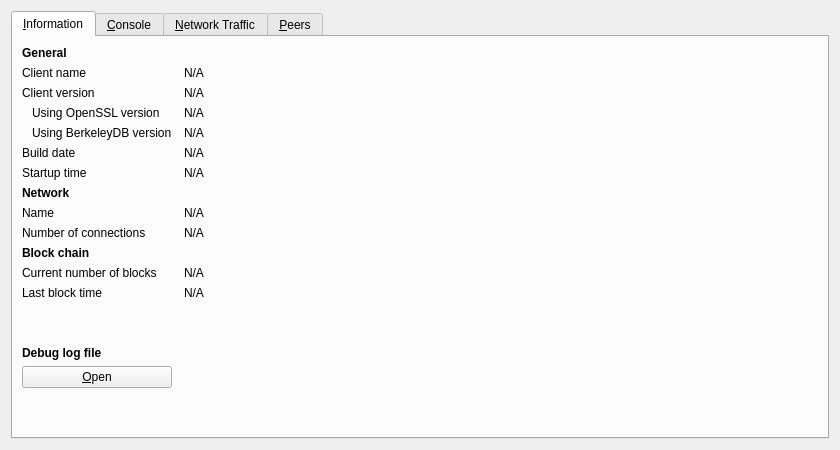
<?xml version="1.0" encoding="UTF-8"?>
<ui version="4.0">
 <class>RPCConsole</class>
 <widget class="QDialog" name="RPCConsole">
  <property name="geometry">
   <rect>
    <x>0</x>
    <y>0</y>
    <width>840</width>
    <height>450</height>
   </rect>
  </property>
  <property name="windowTitle">
   <string>Debug window</string>
  </property>
  <layout class="QVBoxLayout" name="verticalLayout_2">
   <item>
    <widget class="QTabWidget" name="tabWidget">
     <property name="currentIndex">
      <number>0</number>
     </property>
     <widget class="QWidget" name="tab_info">
      <attribute name="title">
       <string>&amp;Information</string>
      </attribute>
      <layout class="QGridLayout" name="gridLayout" columnstretch="0,1">
       <property name="horizontalSpacing">
        <number>12</number>
       </property>
       <item row="0" column="0">
        <widget class="QLabel" name="label_9">
         <property name="font">
          <font>
           <weight>75</weight>
           <bold>true</bold>
          </font>
         </property>
         <property name="text">
          <string>General</string>
         </property>
        </widget>
       </item>
       <item row="1" column="0">
        <widget class="QLabel" name="label_5">
         <property name="text">
          <string>Client name</string>
         </property>
        </widget>
       </item>
       <item row="1" column="1">
        <widget class="QLabel" name="clientName">
         <property name="cursor">
          <cursorShape>IBeamCursor</cursorShape>
         </property>
         <property name="text">
          <string>N/A</string>
         </property>
         <property name="textFormat">
          <enum>Qt::PlainText</enum>
         </property>
         <property name="textInteractionFlags">
          <set>Qt::LinksAccessibleByMouse|Qt::TextSelectableByKeyboard|Qt::TextSelectableByMouse</set>
         </property>
        </widget>
       </item>
       <item row="2" column="0">
        <widget class="QLabel" name="label_6">
         <property name="text">
          <string>Client version</string>
         </property>
        </widget>
       </item>
       <item row="2" column="1">
        <widget class="QLabel" name="clientVersion">
         <property name="cursor">
          <cursorShape>IBeamCursor</cursorShape>
         </property>
         <property name="text">
          <string>N/A</string>
         </property>
         <property name="textFormat">
          <enum>Qt::PlainText</enum>
         </property>
         <property name="textInteractionFlags">
          <set>Qt::LinksAccessibleByMouse|Qt::TextSelectableByKeyboard|Qt::TextSelectableByMouse</set>
         </property>
        </widget>
       </item>
       <item row="3" column="0">
        <widget class="QLabel" name="label_14">
         <property name="text">
          <string>Using OpenSSL version</string>
         </property>
         <property name="indent">
          <number>10</number>
         </property>
        </widget>
       </item>
       <item row="3" column="1">
        <widget class="QLabel" name="openSSLVersion">
         <property name="cursor">
          <cursorShape>IBeamCursor</cursorShape>
         </property>
         <property name="text">
          <string>N/A</string>
         </property>
         <property name="textFormat">
          <enum>Qt::PlainText</enum>
         </property>
         <property name="textInteractionFlags">
          <set>Qt::LinksAccessibleByMouse|Qt::TextSelectableByKeyboard|Qt::TextSelectableByMouse</set>
         </property>
        </widget>
       </item>
       <item row="4" column="0">
        <widget class="QLabel" name="label_berkeleyDBVersion">
         <property name="text">
          <string>Using BerkeleyDB version</string>
         </property>
         <property name="indent">
          <number>10</number>
         </property>
        </widget>
       </item>
       <item row="4" column="1">
        <widget class="QLabel" name="berkeleyDBVersion">
         <property name="cursor">
          <cursorShape>IBeamCursor</cursorShape>
         </property>
         <property name="text">
          <string>N/A</string>
         </property>
         <property name="textFormat">
          <enum>Qt::PlainText</enum>
         </property>
         <property name="textInteractionFlags">
          <set>Qt::LinksAccessibleByMouse|Qt::TextSelectableByKeyboard|Qt::TextSelectableByMouse</set>
         </property>
        </widget>
       </item>
       <item row="5" column="0">
        <widget class="QLabel" name="label_12">
         <property name="text">
          <string>Build date</string>
         </property>
        </widget>
       </item>
       <item row="5" column="1">
        <widget class="QLabel" name="buildDate">
         <property name="cursor">
          <cursorShape>IBeamCursor</cursorShape>
         </property>
         <property name="text">
          <string>N/A</string>
         </property>
         <property name="textFormat">
          <enum>Qt::PlainText</enum>
         </property>
         <property name="textInteractionFlags">
          <set>Qt::LinksAccessibleByMouse|Qt::TextSelectableByKeyboard|Qt::TextSelectableByMouse</set>
         </property>
        </widget>
       </item>
       <item row="6" column="0">
        <widget class="QLabel" name="label_13">
         <property name="text">
          <string>Startup time</string>
         </property>
        </widget>
       </item>
       <item row="6" column="1">
        <widget class="QLabel" name="startupTime">
         <property name="cursor">
          <cursorShape>IBeamCursor</cursorShape>
         </property>
         <property name="text">
          <string>N/A</string>
         </property>
         <property name="textFormat">
          <enum>Qt::PlainText</enum>
         </property>
         <property name="textInteractionFlags">
          <set>Qt::LinksAccessibleByMouse|Qt::TextSelectableByKeyboard|Qt::TextSelectableByMouse</set>
         </property>
        </widget>
       </item>
       <item row="7" column="0">
        <widget class="QLabel" name="label_11">
         <property name="font">
          <font>
           <weight>75</weight>
           <bold>true</bold>
          </font>
         </property>
         <property name="text">
          <string>Network</string>
         </property>
        </widget>
       </item>
       <item row="8" column="0">
        <widget class="QLabel" name="label_8">
         <property name="text">
          <string>Name</string>
         </property>
        </widget>
       </item>
       <item row="8" column="1">
        <widget class="QLabel" name="networkName">
         <property name="cursor">
          <cursorShape>IBeamCursor</cursorShape>
         </property>
         <property name="text">
          <string>N/A</string>
         </property>
         <property name="textFormat">
          <enum>Qt::PlainText</enum>
         </property>
         <property name="textInteractionFlags">
          <set>Qt::LinksAccessibleByMouse|Qt::TextSelectableByKeyboard|Qt::TextSelectableByMouse</set>
         </property>
        </widget>
       </item>
       <item row="9" column="0">
        <widget class="QLabel" name="label_7">
         <property name="text">
          <string>Number of connections</string>
         </property>
        </widget>
       </item>
       <item row="9" column="1">
        <widget class="QLabel" name="numberOfConnections">
         <property name="cursor">
          <cursorShape>IBeamCursor</cursorShape>
         </property>
         <property name="text">
          <string>N/A</string>
         </property>
         <property name="textFormat">
          <enum>Qt::PlainText</enum>
         </property>
         <property name="textInteractionFlags">
          <set>Qt::LinksAccessibleByMouse|Qt::TextSelectableByKeyboard|Qt::TextSelectableByMouse</set>
         </property>
        </widget>
       </item>
       <item row="10" column="0">
        <widget class="QLabel" name="label_10">
         <property name="font">
          <font>
           <weight>75</weight>
           <bold>true</bold>
          </font>
         </property>
         <property name="text">
          <string>Block chain</string>
         </property>
        </widget>
       </item>
       <item row="11" column="0">
        <widget class="QLabel" name="label_3">
         <property name="text">
          <string>Current number of blocks</string>
         </property>
        </widget>
       </item>
       <item row="11" column="1">
        <widget class="QLabel" name="numberOfBlocks">
         <property name="cursor">
          <cursorShape>IBeamCursor</cursorShape>
         </property>
         <property name="text">
          <string>N/A</string>
         </property>
         <property name="textFormat">
          <enum>Qt::PlainText</enum>
         </property>
         <property name="textInteractionFlags">
          <set>Qt::LinksAccessibleByMouse|Qt::TextSelectableByKeyboard|Qt::TextSelectableByMouse</set>
         </property>
        </widget>
       </item>
       <item row="12" column="0">
        <widget class="QLabel" name="label_2">
         <property name="text">
          <string>Last block time</string>
         </property>
        </widget>
       </item>
       <item row="12" column="1">
        <widget class="QLabel" name="lastBlockTime">
         <property name="cursor">
          <cursorShape>IBeamCursor</cursorShape>
         </property>
         <property name="text">
          <string>N/A</string>
         </property>
         <property name="textFormat">
          <enum>Qt::PlainText</enum>
         </property>
         <property name="textInteractionFlags">
          <set>Qt::LinksAccessibleByMouse|Qt::TextSelectableByKeyboard|Qt::TextSelectableByMouse</set>
         </property>
        </widget>
       </item>
       <item row="13" column="0">
        <spacer name="verticalSpacer_2">
         <property name="orientation">
          <enum>Qt::Vertical</enum>
         </property>
         <property name="sizeHint" stdset="0">
          <size>
           <width>20</width>
           <height>20</height>
          </size>
         </property>
        </spacer>
       </item>
       <item row="14" column="0">
        <widget class="QLabel" name="labelDebugLogfile">
         <property name="font">
          <font>
           <weight>75</weight>
           <bold>true</bold>
          </font>
         </property>
         <property name="text">
          <string>Debug log file</string>
         </property>
        </widget>
       </item>
       <item row="15" column="0">
        <widget class="QPushButton" name="openDebugLogfileButton">
         <property name="toolTip">
          <string>Open the Anoncoin debug log file from the current data directory. This can take a few seconds for large log files.</string>
         </property>
         <property name="text">
          <string>&amp;Open</string>
         </property>
         <property name="autoDefault">
          <bool>false</bool>
         </property>
        </widget>
       </item>
       <item row="16" column="0">
        <spacer name="verticalSpacer">
         <property name="orientation">
          <enum>Qt::Vertical</enum>
         </property>
         <property name="sizeHint" stdset="0">
          <size>
           <width>20</width>
           <height>40</height>
          </size>
         </property>
        </spacer>
       </item>
      </layout>
     </widget>
     <widget class="QWidget" name="tab_console">
      <attribute name="title">
       <string>&amp;Console</string>
      </attribute>
      <layout class="QVBoxLayout" name="verticalLayout_3">
       <property name="spacing">
        <number>3</number>
       </property>
       <item>
        <widget class="QTextEdit" name="messagesWidget">
         <property name="minimumSize">
          <size>
           <width>0</width>
           <height>100</height>
          </size>
         </property>
         <property name="readOnly">
          <bool>true</bool>
         </property>
         <property name="tabKeyNavigation" stdset="0">
          <bool>false</bool>
         </property>
         <property name="columnCount" stdset="0">
          <number>2</number>
         </property>
        </widget>
       </item>
       <item>
        <layout class="QHBoxLayout" name="horizontalLayout">
         <property name="spacing">
          <number>3</number>
         </property>
         <item>
          <widget class="QLabel" name="label">
           <property name="text">
            <string notr="true">&gt;</string>
           </property>
          </widget>
         </item>
         <item>
          <widget class="QLineEdit" name="lineEdit"/>
         </item>
         <item>
          <widget class="QPushButton" name="clearButton">
           <property name="maximumSize">
            <size>
             <width>24</width>
             <height>24</height>
            </size>
           </property>
           <property name="toolTip">
            <string>Clear console</string>
           </property>
           <property name="text">
            <string/>
           </property>
           <property name="icon">
            <iconset resource="../anoncoin.qrc">
             <normaloff>:/icons/remove</normaloff>:/icons/remove</iconset>
           </property>
           <property name="shortcut">
            <string notr="true">Ctrl+L</string>
           </property>
           <property name="autoDefault">
            <bool>false</bool>
           </property>
          </widget>
         </item>
        </layout>
       </item>
      </layout>
     </widget>
     <widget class="QWidget" name="tab_nettraffic">
      <attribute name="title">
       <string>&amp;Network Traffic</string>
      </attribute>
      <layout class="QHBoxLayout" name="horizontalLayout_3">
       <item>
        <layout class="QVBoxLayout" name="verticalLayout_4">
         <item>
          <widget class="TrafficGraphWidget" name="trafficGraph" native="true">
           <property name="sizePolicy">
            <sizepolicy hsizetype="Expanding" vsizetype="Expanding">
             <horstretch>0</horstretch>
             <verstretch>0</verstretch>
            </sizepolicy>
           </property>
          </widget>
         </item>
         <item>
          <layout class="QHBoxLayout" name="horizontalLayout_2">
           <item>
            <widget class="QSlider" name="sldGraphRange">
             <property name="minimum">
              <number>1</number>
             </property>
             <property name="maximum">
              <number>288</number>
             </property>
             <property name="pageStep">
              <number>12</number>
             </property>
             <property name="value">
              <number>6</number>
             </property>
             <property name="orientation">
              <enum>Qt::Horizontal</enum>
             </property>
            </widget>
           </item>
           <item>
            <widget class="QLabel" name="lblGraphRange">
             <property name="minimumSize">
              <size>
               <width>100</width>
               <height>0</height>
              </size>
             </property>
             <property name="alignment">
              <set>Qt::AlignCenter</set>
             </property>
            </widget>
           </item>
           <item>
            <widget class="QPushButton" name="btnClearTrafficGraph">
             <property name="text">
              <string>&amp;Clear</string>
             </property>
             <property name="autoDefault">
              <bool>false</bool>
             </property>
            </widget>
           </item>
          </layout>
         </item>
        </layout>
       </item>
       <item>
        <layout class="QVBoxLayout" name="verticalLayout">
         <item>
          <widget class="QGroupBox" name="groupBox">
           <property name="title">
            <string>Totals</string>
           </property>
           <layout class="QVBoxLayout" name="verticalLayout_5">
            <item>
             <layout class="QHBoxLayout" name="horizontalLayout_4">
              <item>
               <widget class="Line" name="line">
                <property name="sizePolicy">
                 <sizepolicy hsizetype="Fixed" vsizetype="Fixed">
                  <horstretch>0</horstretch>
                  <verstretch>0</verstretch>
                 </sizepolicy>
                </property>
                <property name="minimumSize">
                 <size>
                  <width>10</width>
                  <height>0</height>
                 </size>
                </property>
                <property name="palette">
                 <palette>
                  <active>
                   <colorrole role="Light">
                    <brush brushstyle="SolidPattern">
                     <color alpha="255">
                      <red>0</red>
                      <green>255</green>
                      <blue>0</blue>
                     </color>
                    </brush>
                   </colorrole>
                  </active>
                  <inactive>
                   <colorrole role="Light">
                    <brush brushstyle="SolidPattern">
                     <color alpha="255">
                      <red>0</red>
                      <green>255</green>
                      <blue>0</blue>
                     </color>
                    </brush>
                   </colorrole>
                  </inactive>
                  <disabled>
                   <colorrole role="Light">
                    <brush brushstyle="SolidPattern">
                     <color alpha="255">
                      <red>0</red>
                      <green>255</green>
                      <blue>0</blue>
                     </color>
                    </brush>
                   </colorrole>
                  </disabled>
                 </palette>
                </property>
                <property name="orientation">
                 <enum>Qt::Horizontal</enum>
                </property>
               </widget>
              </item>
              <item>
               <widget class="QLabel" name="label_16">
                <property name="text">
                 <string>Received</string>
                </property>
               </widget>
              </item>
              <item>
               <widget class="QLabel" name="lblBytesIn">
                <property name="minimumSize">
                 <size>
                  <width>50</width>
                  <height>0</height>
                 </size>
                </property>
                <property name="alignment">
                 <set>Qt::AlignRight|Qt::AlignTrailing|Qt::AlignVCenter</set>
                </property>
               </widget>
              </item>
             </layout>
            </item>
            <item>
             <layout class="QHBoxLayout" name="horizontalLayout_5">
              <item>
               <widget class="Line" name="line_2">
                <property name="sizePolicy">
                 <sizepolicy hsizetype="Fixed" vsizetype="Fixed">
                  <horstretch>0</horstretch>
                  <verstretch>0</verstretch>
                 </sizepolicy>
                </property>
                <property name="minimumSize">
                 <size>
                  <width>10</width>
                  <height>0</height>
                 </size>
                </property>
                <property name="palette">
                 <palette>
                  <active>
                   <colorrole role="Light">
                    <brush brushstyle="SolidPattern">
                     <color alpha="255">
                      <red>255</red>
                      <green>0</green>
                      <blue>0</blue>
                     </color>
                    </brush>
                   </colorrole>
                  </active>
                  <inactive>
                   <colorrole role="Light">
                    <brush brushstyle="SolidPattern">
                     <color alpha="255">
                      <red>255</red>
                      <green>0</green>
                      <blue>0</blue>
                     </color>
                    </brush>
                   </colorrole>
                  </inactive>
                  <disabled>
                   <colorrole role="Light">
                    <brush brushstyle="SolidPattern">
                     <color alpha="255">
                      <red>255</red>
                      <green>0</green>
                      <blue>0</blue>
                     </color>
                    </brush>
                   </colorrole>
                  </disabled>
                 </palette>
                </property>
                <property name="orientation">
                 <enum>Qt::Horizontal</enum>
                </property>
               </widget>
              </item>
              <item>
               <widget class="QLabel" name="label_17">
                <property name="text">
                 <string>Sent</string>
                </property>
               </widget>
              </item>
              <item>
               <widget class="QLabel" name="lblBytesOut">
                <property name="minimumSize">
                 <size>
                  <width>50</width>
                  <height>0</height>
                 </size>
                </property>
                <property name="alignment">
                 <set>Qt::AlignRight|Qt::AlignTrailing|Qt::AlignVCenter</set>
                </property>
               </widget>
              </item>
             </layout>
            </item>
            <item>
             <spacer name="verticalSpacer_4">
              <property name="orientation">
               <enum>Qt::Vertical</enum>
              </property>
              <property name="sizeHint" stdset="0">
               <size>
                <width>20</width>
                <height>407</height>
               </size>
              </property>
             </spacer>
            </item>
           </layout>
          </widget>
         </item>
        </layout>
       </item>
      </layout>
     </widget>
     <widget class="QWidget" name="tab_peers">
      <attribute name="title">
       <string>&amp;Peers</string>
      </attribute>
      <layout class="QGridLayout" name="gridLayout_2">
       <item row="0" column="0" rowspan="2">
        <widget class="QTableView" name="peerWidget">
         <property name="horizontalScrollBarPolicy">
          <enum>Qt::ScrollBarAsNeeded</enum>
         </property>
         <property name="sortingEnabled">
          <bool>true</bool>
         </property>
         <attribute name="horizontalHeaderHighlightSections">
          <bool>false</bool>
         </attribute>
        </widget>
       </item>
       <item row="0" column="1">
        <widget class="QLabel" name="peerHeading">
         <property name="sizePolicy">
          <sizepolicy hsizetype="Preferred" vsizetype="Minimum">
           <horstretch>0</horstretch>
           <verstretch>0</verstretch>
          </sizepolicy>
         </property>
         <property name="minimumSize">
          <size>
           <width>300</width>
           <height>32</height>
          </size>
         </property>
         <property name="font">
          <font>
           <pointsize>10</pointsize>
          </font>
         </property>
         <property name="cursor">
          <cursorShape>IBeamCursor</cursorShape>
         </property>
         <property name="text">
          <string>Select a peer to view detailed information.</string>
         </property>
         <property name="alignment">
          <set>Qt::AlignHCenter|Qt::AlignTop</set>
         </property>
         <property name="wordWrap">
          <bool>true</bool>
         </property>
         <property name="textInteractionFlags">
          <set>Qt::LinksAccessibleByMouse|Qt::TextSelectableByKeyboard|Qt::TextSelectableByMouse</set>
         </property>
        </widget>
       </item>
       <item row="1" column="1">
        <widget class="QWidget" name="detailWidget" native="true">
         <property name="minimumSize">
          <size>
           <width>300</width>
           <height>0</height>
          </size>
         </property>
         <layout class="QGridLayout" name="gridLayout_3">
          <item row="0" column="0">
           <widget class="QLabel" name="label_23">
            <property name="text">
             <string>Direction</string>
            </property>
           </widget>
          </item>
          <item row="0" column="2">
           <widget class="QLabel" name="peerDirection">
            <property name="cursor">
             <cursorShape>IBeamCursor</cursorShape>
            </property>
            <property name="text">
             <string>N/A</string>
            </property>
            <property name="textFormat">
             <enum>Qt::PlainText</enum>
            </property>
            <property name="textInteractionFlags">
             <set>Qt::LinksAccessibleByMouse|Qt::TextSelectableByKeyboard|Qt::TextSelectableByMouse</set>
            </property>
           </widget>
          </item>
          <item row="1" column="0">
           <widget class="QLabel" name="label_21">
            <property name="text">
             <string>Version</string>
            </property>
           </widget>
          </item>
          <item row="1" column="2">
           <widget class="QLabel" name="peerVersion">
            <property name="cursor">
             <cursorShape>IBeamCursor</cursorShape>
            </property>
            <property name="text">
             <string>N/A</string>
            </property>
            <property name="textFormat">
             <enum>Qt::PlainText</enum>
            </property>
            <property name="textInteractionFlags">
             <set>Qt::LinksAccessibleByMouse|Qt::TextSelectableByKeyboard|Qt::TextSelectableByMouse</set>
            </property>
           </widget>
          </item>
          <item row="2" column="0">
           <widget class="QLabel" name="label_28">
            <property name="text">
             <string>User Agent</string>
            </property>
           </widget>
          </item>
          <item row="2" column="2">
           <widget class="QLabel" name="peerSubversion">
            <property name="cursor">
             <cursorShape>IBeamCursor</cursorShape>
            </property>
            <property name="text">
             <string>N/A</string>
            </property>
            <property name="textFormat">
             <enum>Qt::PlainText</enum>
            </property>
            <property name="textInteractionFlags">
             <set>Qt::LinksAccessibleByMouse|Qt::TextSelectableByKeyboard|Qt::TextSelectableByMouse</set>
            </property>
           </widget>
          </item>
          <item row="3" column="0">
           <widget class="QLabel" name="label_4">
            <property name="text">
             <string>Services</string>
            </property>
           </widget>
          </item>
          <item row="3" column="2">
           <widget class="QLabel" name="peerServices">
            <property name="cursor">
             <cursorShape>IBeamCursor</cursorShape>
            </property>
            <property name="text">
             <string>N/A</string>
            </property>
            <property name="textFormat">
             <enum>Qt::PlainText</enum>
            </property>
            <property name="textInteractionFlags">
             <set>Qt::LinksAccessibleByMouse|Qt::TextSelectableByKeyboard|Qt::TextSelectableByMouse</set>
            </property>
           </widget>
          </item>
          <item row="5" column="0">
           <widget class="QLabel" name="label_29">
            <property name="text">
             <string>Starting Height</string>
            </property>
           </widget>
          </item>
          <item row="5" column="2">
           <widget class="QLabel" name="peerHeight">
            <property name="cursor">
             <cursorShape>IBeamCursor</cursorShape>
            </property>
            <property name="text">
             <string>N/A</string>
            </property>
            <property name="textFormat">
             <enum>Qt::PlainText</enum>
            </property>
            <property name="textInteractionFlags">
             <set>Qt::LinksAccessibleByMouse|Qt::TextSelectableByKeyboard|Qt::TextSelectableByMouse</set>
            </property>
           </widget>
          </item>
          <item row="6" column="0">
           <widget class="QLabel" name="label_27">
            <property name="text">
             <string>Sync Height</string>
            </property>
           </widget>
          </item>
          <item row="6" column="2">
           <widget class="QLabel" name="peerSyncHeight">
            <property name="cursor">
             <cursorShape>IBeamCursor</cursorShape>
            </property>
            <property name="text">
             <string>N/A</string>
            </property>
            <property name="textFormat">
             <enum>Qt::PlainText</enum>
            </property>
            <property name="textInteractionFlags">
             <set>Qt::LinksAccessibleByMouse|Qt::TextSelectableByKeyboard|Qt::TextSelectableByMouse</set>
            </property>
           </widget>
          </item>
          <item row="7" column="0">
           <widget class="QLabel" name="label_24">
            <property name="text">
             <string>Ban Score</string>
            </property>
           </widget>
          </item>
          <item row="7" column="2">
           <widget class="QLabel" name="peerBanScore">
            <property name="cursor">
             <cursorShape>IBeamCursor</cursorShape>
            </property>
            <property name="text">
             <string>N/A</string>
            </property>
            <property name="textFormat">
             <enum>Qt::PlainText</enum>
            </property>
            <property name="textInteractionFlags">
             <set>Qt::LinksAccessibleByMouse|Qt::TextSelectableByKeyboard|Qt::TextSelectableByMouse</set>
            </property>
           </widget>
          </item>
          <item row="8" column="0">
           <widget class="QLabel" name="label_22">
            <property name="text">
             <string>Connection Time</string>
            </property>
           </widget>
          </item>
          <item row="8" column="2">
           <widget class="QLabel" name="peerConnTime">
            <property name="cursor">
             <cursorShape>IBeamCursor</cursorShape>
            </property>
            <property name="text">
             <string>N/A</string>
            </property>
            <property name="textFormat">
             <enum>Qt::PlainText</enum>
            </property>
            <property name="textInteractionFlags">
             <set>Qt::LinksAccessibleByMouse|Qt::TextSelectableByKeyboard|Qt::TextSelectableByMouse</set>
            </property>
           </widget>
          </item>
          <item row="9" column="0">
           <widget class="QLabel" name="label_15">
            <property name="text">
             <string>Last Send</string>
            </property>
           </widget>
          </item>
          <item row="9" column="2">
           <widget class="QLabel" name="peerLastSend">
            <property name="cursor">
             <cursorShape>IBeamCursor</cursorShape>
            </property>
            <property name="text">
             <string>N/A</string>
            </property>
            <property name="textFormat">
             <enum>Qt::PlainText</enum>
            </property>
            <property name="textInteractionFlags">
             <set>Qt::LinksAccessibleByMouse|Qt::TextSelectableByKeyboard|Qt::TextSelectableByMouse</set>
            </property>
           </widget>
          </item>
          <item row="10" column="0">
           <widget class="QLabel" name="label_19">
            <property name="text">
             <string>Last Receive</string>
            </property>
           </widget>
          </item>
          <item row="10" column="2">
           <widget class="QLabel" name="peerLastRecv">
            <property name="cursor">
             <cursorShape>IBeamCursor</cursorShape>
            </property>
            <property name="text">
             <string>N/A</string>
            </property>
            <property name="textFormat">
             <enum>Qt::PlainText</enum>
            </property>
            <property name="textInteractionFlags">
             <set>Qt::LinksAccessibleByMouse|Qt::TextSelectableByKeyboard|Qt::TextSelectableByMouse</set>
            </property>
           </widget>
          </item>
          <item row="11" column="0">
           <widget class="QLabel" name="label_18">
            <property name="text">
             <string>Bytes Sent</string>
            </property>
           </widget>
          </item>
          <item row="11" column="2">
           <widget class="QLabel" name="peerBytesSent">
            <property name="cursor">
             <cursorShape>IBeamCursor</cursorShape>
            </property>
            <property name="text">
             <string>N/A</string>
            </property>
            <property name="textFormat">
             <enum>Qt::PlainText</enum>
            </property>
            <property name="textInteractionFlags">
             <set>Qt::LinksAccessibleByMouse|Qt::TextSelectableByKeyboard|Qt::TextSelectableByMouse</set>
            </property>
           </widget>
          </item>
          <item row="12" column="0">
           <widget class="QLabel" name="label_20">
            <property name="text">
             <string>Bytes Received</string>
            </property>
           </widget>
          </item>
          <item row="12" column="2">
           <widget class="QLabel" name="peerBytesRecv">
            <property name="cursor">
             <cursorShape>IBeamCursor</cursorShape>
            </property>
            <property name="text">
             <string>N/A</string>
            </property>
            <property name="textFormat">
             <enum>Qt::PlainText</enum>
            </property>
            <property name="textInteractionFlags">
             <set>Qt::LinksAccessibleByMouse|Qt::TextSelectableByKeyboard|Qt::TextSelectableByMouse</set>
            </property>
           </widget>
          </item>
          <item row="13" column="0">
           <widget class="QLabel" name="label_26">
            <property name="text">
             <string>Ping Time</string>
            </property>
           </widget>
          </item>
          <item row="13" column="2">
           <widget class="QLabel" name="peerPingTime">
            <property name="cursor">
             <cursorShape>IBeamCursor</cursorShape>
            </property>
            <property name="text">
             <string>N/A</string>
            </property>
            <property name="textFormat">
             <enum>Qt::PlainText</enum>
            </property>
            <property name="textInteractionFlags">
             <set>Qt::LinksAccessibleByMouse|Qt::TextSelectableByKeyboard|Qt::TextSelectableByMouse</set>
            </property>
           </widget>
          </item>
          <item row="14" column="1">
           <spacer name="verticalSpacer_3">
            <property name="orientation">
             <enum>Qt::Vertical</enum>
            </property>
            <property name="sizeHint" stdset="0">
             <size>
              <width>20</width>
              <height>40</height>
             </size>
            </property>
           </spacer>
          </item>
         </layout>
        </widget>
       </item>
      </layout>
     </widget>
    </widget>
   </item>
  </layout>
 </widget>
 <customwidgets>
  <customwidget>
   <class>TrafficGraphWidget</class>
   <extends>QWidget</extends>
   <header>trafficgraphwidget.h</header>
   <container>1</container>
   <slots>
    <slot>clear()</slot>
   </slots>
  </customwidget>
 </customwidgets>
 <resources>
  <include location="../anoncoin.qrc"/>
 </resources>
 <connections/>
</ui>
